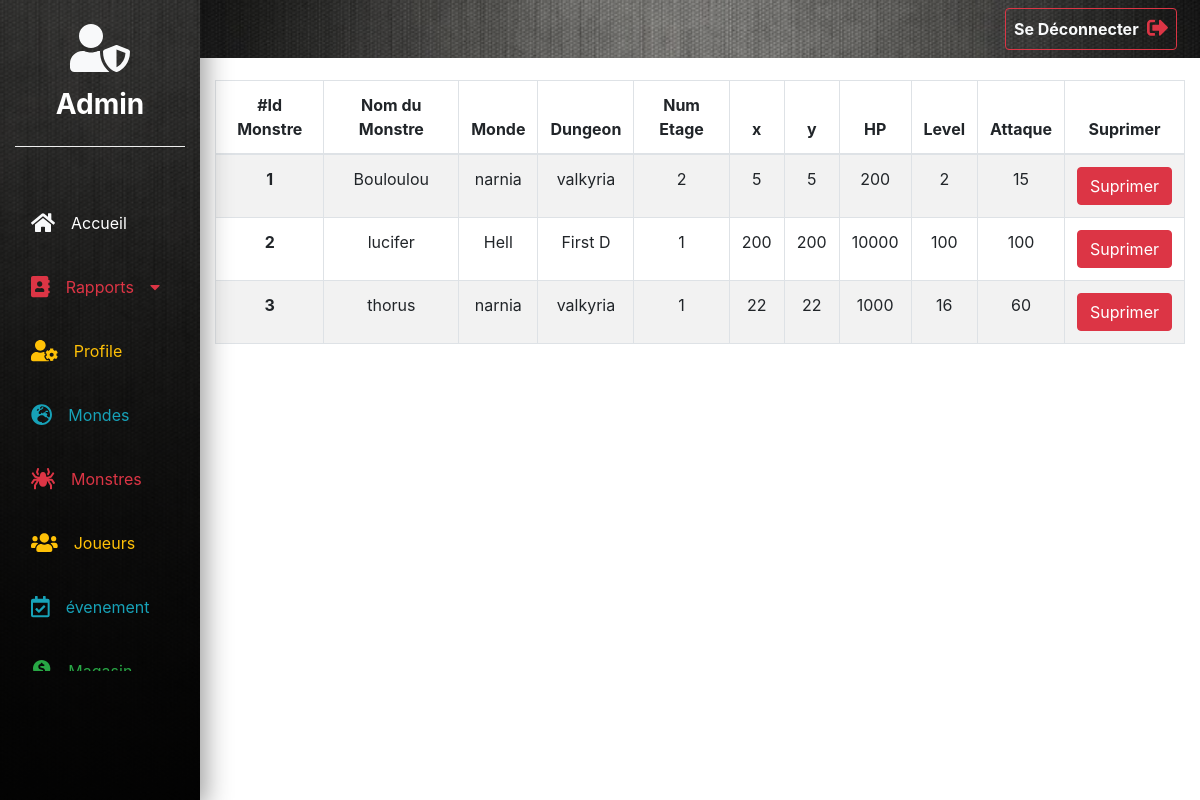
Page /admin/monstres.php on the committed database.
### tables this page shows
CREATE TABLE IF NOT EXISTS `monstre` (
  `ID_Monst` int(4) NOT NULL AUTO_INCREMENT,
  `Nom_Monst` varchar(15) NOT NULL,
  `x` int(20) NOT NULL,
  `y` int(20) NOT NULL,
  `HP` int(3) NOT NULL,
  `Level` int(3) NOT NULL,
  `Attaque` int(3) NOT NULL,
  `ID_Etag` int(4) NOT NULL,
  PRIMARY KEY (`ID_Monst`),
  KEY `ID_Etag` (`ID_Etag`)
);

CREATE TABLE IF NOT EXISTS `monde` (
  `ID_Mond` int(30) NOT NULL AUTO_INCREMENT,
  `Nom_Mond` varchar(20) NOT NULL,
  `Width` int(10) NOT NULL,
  `Height` int(10) NOT NULL,
  `date_de_creation` date DEFAULT NULL,
  `Roi_Mond` varchar(15) DEFAULT NULL,
  `ID_Dev` int(2) DEFAULT NULL,
  PRIMARY KEY (`ID_Mond`),
  KEY `ID_Dev` (`ID_Dev`)
);

CREATE TABLE IF NOT EXISTS `dungeon` (
  `ID_Dun` int(3) NOT NULL AUTO_INCREMENT,
  `Nom_Dun` varchar(15) NOT NULL,
  `Width_Dun` float NOT NULL,
  `Height_Dun` float NOT NULL,
  `difficult_Dun` int(2) NOT NULL,
  `Duree` time NOT NULL,
  `ID_Mond` int(2) NOT NULL,
  PRIMARY KEY (`ID_Dun`),
  KEY `ID_Mond` (`ID_Mond`)
);

CREATE TABLE IF NOT EXISTS `etage` (
  `ID_Etag` int(4) NOT NULL AUTO_INCREMENT,
  `Num_Etag` int(20) NOT NULL,
  `Width` int(30) NOT NULL,
  `Height` int(30) NOT NULL,
  `Difficult` int(20) NOT NULL,
  `ID_Dun` int(3) NOT NULL,
  PRIMARY KEY (`ID_Etag`),
  KEY `ID_Dun` (`ID_Dun`)
);

### php/databaseobject.class.php (called while the page is built, shortened)
<?php
class DatabaseObject {
  static protected $database='ancient_time_db';
  static public function set_database($database) {
    self::$database = $database;
  }
  static public function find_all_monstre_etage_dungeon_monde(){
      $sql = "SELECT * FROM monstre";
      $sql .=" INNER JOIN etage ";
      $sql .="ON monstre.ID_Etag = etage.ID_Etag ";
      $sql .="INNER JOIN dungeon ";
      $sql .="ON dungeon.ID_Dun = etage.ID_Dun ";
      $sql .="INNER JOIN monde ";
      $sql .="ON monde.ID_Mond = dungeon.ID_Mond  ORDER BY ID_Monst";
      $result = self::$database->query($sql);
      return $result;
    }
}
?>

### php/function.php (called while the page is built, shortened)
<?php
function h($string="") {
  return htmlspecialchars($string);
}

### admin/monstres.php (the view, shortened to what this page needs)
<?php include "../php/function.php" ?>
<?php
  $result = Monstre::find_all_monstre_etage_dungeon_monde();
  ?>
<!DOCTYPE html>
<html lang="en" dir="ltr">
  <head>
    <link rel="stylesheet" href="../css/style_admin.css">
    <link rel="stylesheet" href="../bootstrap/css/bootstrap.min.css">
  </head>
  <body>
    <?php
    include'../html/admin/navbar.php'
      ?>
      <section>
                          <div class="container-fluid ">
                            <div class="row">
                              <div class="col-xl-10 col-lg-9 col-md-8 ml-auto">
                                <div class="row pt-md-5 mt-md-3 mb-5">
                                  <div class="col">
                                    <table class="table table-striped table-bordered text-center table-responsive-md">
                                      <thead>
                                        <tr>
                                          <th scope="col">#Id Monstre</th>
                                          <th scope="col">Nom du Monstre</th>
                                          <th scope="col">Monde</th>
                                          <th scope="col">Dungeon</th>
                                          <th scope="col">Num Etage</th>
                                          <th scope="col">x</th>
                                          <th scope="col">y</th>
                                          <th scope="col">HP</th>
                                          <th scope="col">Level</th>
                                          <th scope="col">Attaque</th>
                                          <th scope="col" class="text-center">Suprimer</th>
                                        </tr>
                                      </thead>
                                      <tbody>
                                        <?php
                                        while($row = $result->fetch_assoc())
                                     {
                                        ?>
                                        <tr>
                                          <th scope="row"><?php echo h($row['ID_Monst']); ?></th>
                                          <td><?php echo h($row['Nom_Monst']); ?></td>
                                          <td><?php echo h($row['Nom_Mond']); ?></td>
                                          <td><?php echo h($row['Nom_Dun']); ?></td>
                                          <td><?php echo h($row['Num_Etag']); ?></td>
                                          <td><?php echo h($row['x']); ?></td>
                                          <td><?php echo h($row['y']); ?></td>
                                          <td><?php echo h($row['HP']); ?></td>
                                          <td><?php echo h($row['Level']);
                                           ?></td>
                                           <td><?php echo h($row['Attaque']); ?></td>
                                           <td class="text-center  text-light"><a href="suprimerMonstre.php?ID_Monst=<?php echo ($row['ID_Monst']);?>" name="button" class="btn btn-danger" >Suprimer</a>
                                        </tr>
                                      <?php }?>
                                      </tbody>
                                   </table>
                                </div>
                              </div>
                            </div>
                          </div>
                        </div>
      </section>
  </body>
</html>

### css/style_admin.css (style rules this page uses)
body { font-family: 'Montserrat', sans-serif; background-color: #eee; }

### rows in the picture
monstre: ID_Monst "1", Nom_Monst "Bouloulou", monde.Nom_Mond "narnia", dungeon.Nom_Dun "valkyria", ID_Etag.Num_Etag "2", x "5", y "5", HP "200", Level "2", Attaque "15"
monstre: ID_Monst "2", Nom_Monst "lucifer", monde.Nom_Mond "Hell", dungeon.Nom_Dun "First D", ID_Etag.Num_Etag "1", x "200", y "200", HP "10000", Level "100", Attaque "100"
monstre: ID_Monst "3", Nom_Monst "thorus", monde.Nom_Mond "narnia", dungeon.Nom_Dun "valkyria", ID_Etag.Num_Etag "1", x "22", y "22", HP "1000", Level "16", Attaque "60"
